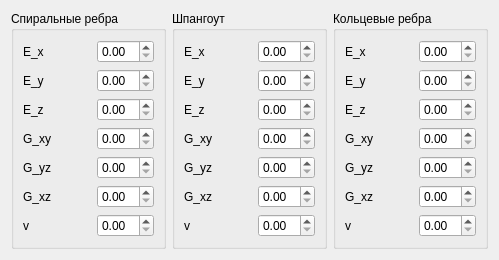
      <widget class="SubWindowBase" name="subWindow_physical_mechanical_parameters">
       <property name="minimumSize">
        <size>
         <width>450</width>
         <height>0</height>
        </size>
       </property>
       <property name="windowTitle">
        <string>Физико-механические характеристики</string>
       </property>
       <layout class="QHBoxLayout" name="horizontalLayout_6">
        <item>
         <widget class="QGroupBox" name="groupBox_7">
          <property name="sizePolicy">
           <sizepolicy hsizetype="Expanding" vsizetype="Expanding">
            <horstretch>0</horstretch>
            <verstretch>0</verstretch>
           </sizepolicy>
          </property>
          <property name="minimumSize">
           <size>
            <width>0</width>
            <height>0</height>
           </size>
          </property>
          <property name="title">
           <string>Спиральные ребра</string>
          </property>
          <layout class="QVBoxLayout" name="verticalLayout_12">
           <item>
            <layout class="QVBoxLayout" name="verticalLayout_5">
             <item>
              <layout class="QHBoxLayout" name="horizontalLayout_13">
               <item>
                <widget class="QLabel" name="label_E_x_spiral">
                 <property name="text">
                  <string>E_x</string>
                 </property>
                </widget>
               </item>
               <item>
                <spacer name="horizontalSpacer_13">
                 <property name="orientation">
                  <enum>Qt::Orientation::Horizontal</enum>
                 </property>
                 <property name="sizeType">
                  <enum>QSizePolicy::Policy::Expanding</enum>
                 </property>
                 <property name="sizeHint" stdset="0">
                  <size>
                   <width>40</width>
                   <height>20</height>
                  </size>
                 </property>
                </spacer>
               </item>
               <item>
                <widget class="QDoubleSpinBox" name="doubleSpinBox_input_E_x_spiral"/>
               </item>
              </layout>
             </item>
             <item>
              <layout class="QHBoxLayout" name="horizontalLayout_14">
               <item>
                <widget class="QLabel" name="label_E_y_spiral">
                 <property name="text">
                  <string>E_y</string>
                 </property>
                </widget>
               </item>
               <item>
                <spacer name="horizontalSpacer_14">
                 <property name="orientation">
                  <enum>Qt::Orientation::Horizontal</enum>
                 </property>
                 <property name="sizeType">
                  <enum>QSizePolicy::Policy::Expanding</enum>
                 </property>
                 <property name="sizeHint" stdset="0">
                  <size>
                   <width>40</width>
                   <height>20</height>
                  </size>
                 </property>
                </spacer>
               </item>
               <item>
                <widget class="QDoubleSpinBox" name="doubleSpinBox_input_E_y_spiral"/>
               </item>
              </layout>
             </item>
             <item>
              <layout class="QHBoxLayout" name="horizontalLayout_15">
               <item>
                <widget class="QLabel" name="label_E_z_spiral">
                 <property name="text">
                  <string>E_z</string>
                 </property>
                </widget>
               </item>
               <item>
                <spacer name="horizontalSpacer_15">
                 <property name="orientation">
                  <enum>Qt::Orientation::Horizontal</enum>
                 </property>
                 <property name="sizeType">
                  <enum>QSizePolicy::Policy::Expanding</enum>
                 </property>
                 <property name="sizeHint" stdset="0">
                  <size>
                   <width>40</width>
                   <height>20</height>
                  </size>
                 </property>
                </spacer>
               </item>
               <item>
                <widget class="QDoubleSpinBox" name="doubleSpinBox_input_E_z_spiral"/>
               </item>
              </layout>
             </item>
             <item>
              <layout class="QHBoxLayout" name="horizontalLayout_16">
               <item>
                <widget class="QLabel" name="label_G_xy_spiral">
                 <property name="text">
                  <string>G_xy</string>
                 </property>
                </widget>
               </item>
               <item>
                <spacer name="horizontalSpacer_16">
                 <property name="orientation">
                  <enum>Qt::Orientation::Horizontal</enum>
                 </property>
                 <property name="sizeType">
                  <enum>QSizePolicy::Policy::Expanding</enum>
                 </property>
                 <property name="sizeHint" stdset="0">
                  <size>
                   <width>40</width>
                   <height>20</height>
                  </size>
                 </property>
                </spacer>
               </item>
               <item>
                <widget class="QDoubleSpinBox" name="doubleSpinBox_input_G_xy_spiral">
                 <property name="sizePolicy">
                  <sizepolicy hsizetype="Minimum" vsizetype="Fixed">
                   <horstretch>0</horstretch>
                   <verstretch>0</verstretch>
                  </sizepolicy>
                 </property>
                </widget>
               </item>
              </layout>
             </item>
             <item>
              <layout class="QHBoxLayout" name="horizontalLayout_17">
               <item>
                <widget class="QLabel" name="label_G_yz_spiral">
                 <property name="text">
                  <string>G_yz</string>
                 </property>
                </widget>
               </item>
               <item>
                <spacer name="horizontalSpacer_17">
                 <property name="orientation">
                  <enum>Qt::Orientation::Horizontal</enum>
                 </property>
                 <property name="sizeType">
                  <enum>QSizePolicy::Policy::Expanding</enum>
                 </property>
                 <property name="sizeHint" stdset="0">
                  <size>
                   <width>40</width>
                   <height>20</height>
                  </size>
                 </property>
                </spacer>
               </item>
               <item>
                <widget class="QDoubleSpinBox" name="doubleSpinBox_input_G_yz_spiral"/>
               </item>
              </layout>
             </item>
             <item>
              <layout class="QHBoxLayout" name="horizontalLayout_18">
               <item>
                <widget class="QLabel" name="label_G_xz_spiral">
                 <property name="text">
                  <string>G_xz</string>
                 </property>
                </widget>
               </item>
               <item>
                <spacer name="horizontalSpacer_18">
                 <property name="orientation">
                  <enum>Qt::Orientation::Horizontal</enum>
                 </property>
                 <property name="sizeType">
                  <enum>QSizePolicy::Policy::Expanding</enum>
                 </property>
                 <property name="sizeHint" stdset="0">
                  <size>
                   <width>40</width>
                   <height>20</height>
                  </size>
                 </property>
                </spacer>
               </item>
               <item>
                <widget class="QDoubleSpinBox" name="doubleSpinBox_input_G_xz_spiral"/>
               </item>
              </layout>
             </item>
             <item>
              <layout class="QHBoxLayout" name="horizontalLayout_19">
               <item>
                <widget class="QLabel" name="label_v_spiral">
                 <property name="text">
                  <string>v</string>
                 </property>
                </widget>
               </item>
               <item>
                <spacer name="horizontalSpacer_19">
                 <property name="orientation">
                  <enum>Qt::Orientation::Horizontal</enum>
                 </property>
                 <property name="sizeType">
                  <enum>QSizePolicy::Policy::Expanding</enum>
                 </property>
                 <property name="sizeHint" stdset="0">
                  <size>
                   <width>40</width>
                   <height>20</height>
                  </size>
                 </property>
                </spacer>
               </item>
               <item>
                <widget class="QDoubleSpinBox" name="doubleSpinBox_input_v_spiral"/>
               </item>
              </layout>
             </item>
            </layout>
           </item>
          </layout>
         </widget>
        </item>
        <item>
         <widget class="QGroupBox" name="groupBox_9">
          <property name="sizePolicy">
           <sizepolicy hsizetype="Expanding" vsizetype="Preferred">
            <horstretch>0</horstretch>
            <verstretch>0</verstretch>
           </sizepolicy>
          </property>
          <property name="title">
           <string>Шпангоут</string>
          </property>
          <layout class="QVBoxLayout" name="verticalLayout_13">
           <item>
            <layout class="QVBoxLayout" name="verticalLayout_3">
             <item>
              <layout class="QHBoxLayout" name="horizontalLayout_27">
               <item>
                <widget class="QLabel" name="label_E_x_shp">
                 <property name="text">
                  <string>E_x</string>
                 </property>
                </widget>
               </item>
               <item>
                <spacer name="horizontalSpacer_27">
                 <property name="orientation">
                  <enum>Qt::Orientation::Horizontal</enum>
                 </property>
                 <property name="sizeHint" stdset="0">
                  <size>
                   <width>40</width>
                   <height>20</height>
                  </size>
                 </property>
                </spacer>
               </item>
               <item>
                <widget class="QDoubleSpinBox" name="doubleSpinBox_input_E_x_shp"/>
               </item>
              </layout>
             </item>
             <item>
              <layout class="QHBoxLayout" name="horizontalLayout_28">
               <item>
                <widget class="QLabel" name="label_E_y_shp">
                 <property name="text">
                  <string>E_y</string>
                 </property>
                </widget>
               </item>
               <item>
                <spacer name="horizontalSpacer_28">
                 <property name="orientation">
                  <enum>Qt::Orientation::Horizontal</enum>
                 </property>
                 <property name="sizeHint" stdset="0">
                  <size>
                   <width>40</width>
                   <height>20</height>
                  </size>
                 </property>
                </spacer>
               </item>
               <item>
                <widget class="QDoubleSpinBox" name="doubleSpinBox_input_E_y_shp"/>
               </item>
              </layout>
             </item>
             <item>
              <layout class="QHBoxLayout" name="horizontalLayout_29">
               <item>
                <widget class="QLabel" name="label_E_z_shp">
                 <property name="text">
                  <string>E_z</string>
                 </property>
                </widget>
               </item>
               <item>
                <spacer name="horizontalSpacer_29">
                 <property name="orientation">
                  <enum>Qt::Orientation::Horizontal</enum>
                 </property>
                 <property name="sizeHint" stdset="0">
                  <size>
                   <width>40</width>
                   <height>20</height>
                  </size>
                 </property>
                </spacer>
               </item>
               <item>
                <widget class="QDoubleSpinBox" name="doubleSpinBox_input_E_z_shp"/>
               </item>
              </layout>
             </item>
             <item>
              <layout class="QHBoxLayout" name="horizontalLayout_30">
               <item>
                <widget class="QLabel" name="label_G_xy_shp">
                 <property name="text">
                  <string>G_xy</string>
                 </property>
                </widget>
               </item>
               <item>
                <spacer name="horizontalSpacer_30">
                 <property name="orientation">
                  <enum>Qt::Orientation::Horizontal</enum>
                 </property>
                 <property name="sizeHint" stdset="0">
                  <size>
                   <width>40</width>
                   <height>20</height>
                  </size>
                 </property>
                </spacer>
               </item>
               <item>
                <widget class="QDoubleSpinBox" name="doubleSpinBox_input_G_xy_shp"/>
               </item>
              </layout>
             </item>
             <item>
              <layout class="QHBoxLayout" name="horizontalLayout_31">
               <item>
                <widget class="QLabel" name="label_G_yz_shp">
                 <property name="text">
                  <string>G_yz</string>
                 </property>
                </widget>
               </item>
               <item>
                <spacer name="horizontalSpacer_31">
                 <property name="orientation">
                  <enum>Qt::Orientation::Horizontal</enum>
                 </property>
                 <property name="sizeHint" stdset="0">
                  <size>
                   <width>40</width>
                   <height>20</height>
                  </size>
                 </property>
                </spacer>
               </item>
               <item>
                <widget class="QDoubleSpinBox" name="doubleSpinBox_input_G_yz_shp"/>
               </item>
              </layout>
             </item>
             <item>
              <layout class="QHBoxLayout" name="horizontalLayout_32">
               <item>
                <widget class="QLabel" name="label_G_xz_shp">
                 <property name="text">
                  <string>G_xz</string>
                 </property>
                </widget>
               </item>
               <item>
                <spacer name="horizontalSpacer_33">
                 <property name="orientation">
                  <enum>Qt::Orientation::Horizontal</enum>
                 </property>
                 <property name="sizeHint" stdset="0">
                  <size>
                   <width>40</width>
                   <height>20</height>
                  </size>
                 </property>
                </spacer>
               </item>
               <item>
                <widget class="QDoubleSpinBox" name="doubleSpinBox_input_G_xz_shp"/>
               </item>
              </layout>
             </item>
             <item>
              <layout class="QHBoxLayout" name="horizontalLayout_33">
               <item>
                <widget class="QLabel" name="label_v_shp">
                 <property name="text">
                  <string>v</string>
                 </property>
                </widget>
               </item>
               <item>
                <spacer name="horizontalSpacer_32">
                 <property name="orientation">
                  <enum>Qt::Orientation::Horizontal</enum>
                 </property>
                 <property name="sizeHint" stdset="0">
                  <size>
                   <width>40</width>
                   <height>20</height>
                  </size>
                 </property>
                </spacer>
               </item>
               <item>
                <widget class="QDoubleSpinBox" name="doubleSpinBox_input_v_shp"/>
               </item>
              </layout>
             </item>
            </layout>
           </item>
          </layout>
         </widget>
        </item>
        <item>
         <widget class="QGroupBox" name="groupBox_8">
          <property name="sizePolicy">
           <sizepolicy hsizetype="Expanding" vsizetype="Preferred">
            <horstretch>0</horstretch>
            <verstretch>0</verstretch>
           </sizepolicy>
          </property>
          <property name="title">
           <string>Кольцевые ребра</string>
          </property>
          <layout class="QVBoxLayout" name="verticalLayout_16">
           <item>
            <layout class="QVBoxLayout" name="verticalLayout_4">
             <item>
              <layout class="QHBoxLayout" name="horizontalLayout_20">
               <item>
                <widget class="QLabel" name="label_E_x_ring">
                 <property name="text">
                  <string>E_x</string>
                 </property>
                </widget>
               </item>
               <item>
                <spacer name="horizontalSpacer_20">
                 <property name="orientation">
                  <enum>Qt::Orientation::Horizontal</enum>
                 </property>
                 <property name="sizeHint" stdset="0">
                  <size>
                   <width>40</width>
                   <height>20</height>
                  </size>
                 </property>
                </spacer>
               </item>
               <item>
                <widget class="QDoubleSpinBox" name="doubleSpinBox_input_E_x_ring"/>
               </item>
              </layout>
             </item>
             <item>
              <layout class="QHBoxLayout" name="horizontalLayout_21">
               <item>
                <widget class="QLabel" name="label_E_y_ring">
                 <property name="text">
                  <string>E_y</string>
                 </property>
                </widget>
               </item>
               <item>
                <spacer name="horizontalSpacer_21">
                 <property name="orientation">
                  <enum>Qt::Orientation::Horizontal</enum>
                 </property>
                 <property name="sizeHint" stdset="0">
                  <size>
                   <width>40</width>
                   <height>20</height>
                  </size>
                 </property>
                </spacer>
               </item>
               <item>
                <widget class="QDoubleSpinBox" name="doubleSpinBox_input_E_y_ring"/>
               </item>
              </layout>
             </item>
             <item>
              <layout class="QHBoxLayout" name="horizontalLayout_22">
               <item>
                <widget class="QLabel" name="label_E_z_ring">
                 <property name="text">
                  <string>E_z</string>
                 </property>
                </widget>
               </item>
               <item>
                <spacer name="horizontalSpacer_22">
                 <property name="orientation">
                  <enum>Qt::Orientation::Horizontal</enum>
                 </property>
                 <property name="sizeHint" stdset="0">
                  <size>
                   <width>40</width>
                   <height>20</height>
                  </size>
                 </property>
                </spacer>
               </item>
               <item>
                <widget class="QDoubleSpinBox" name="doubleSpinBox_input_E_z_ring"/>
               </item>
              </layout>
             </item>
             <item>
              <layout class="QHBoxLayout" name="horizontalLayout_23">
               <item>
                <widget class="QLabel" name="label_G_xy_ring">
                 <property name="text">
                  <string>G_xy</string>
                 </property>
                </widget>
               </item>
               <item>
                <spacer name="horizontalSpacer_23">
                 <property name="orientation">
                  <enum>Qt::Orientation::Horizontal</enum>
                 </property>
                 <property name="sizeHint" stdset="0">
                  <size>
                   <width>40</width>
                   <height>20</height>
                  </size>
                 </property>
                </spacer>
               </item>
               <item>
                <widget class="QDoubleSpinBox" name="doubleSpinBox_input_G_xy_ring"/>
               </item>
              </layout>
             </item>
             <item>
              <layout class="QHBoxLayout" name="horizontalLayout_24">
               <item>
                <widget class="QLabel" name="label_G_yz_ring">
                 <property name="text">
                  <string>G_yz</string>
                 </property>
                </widget>
               </item>
               <item>
                <spacer name="horizontalSpacer_24">
                 <property name="orientation">
                  <enum>Qt::Orientation::Horizontal</enum>
                 </property>
                 <property name="sizeHint" stdset="0">
                  <size>
                   <width>40</width>
                   <height>20</height>
                  </size>
                 </property>
                </spacer>
               </item>
               <item>
                <widget class="QDoubleSpinBox" name="doubleSpinBox_input_G_yz_ring"/>
               </item>
              </layout>
             </item>
             <item>
              <layout class="QHBoxLayout" name="horizontalLayout_25">
               <item>
                <widget class="QLabel" name="label_G_xz_ring">
                 <property name="text">
                  <string>G_xz</string>
                 </property>
                </widget>
               </item>
               <item>
                <spacer name="horizontalSpacer_25">
                 <property name="orientation">
                  <enum>Qt::Orientation::Horizontal</enum>
                 </property>
                 <property name="sizeHint" stdset="0">
                  <size>
                   <width>40</width>
                   <height>20</height>
                  </size>
                 </property>
                </spacer>
               </item>
               <item>
                <widget class="QDoubleSpinBox" name="doubleSpinBox_input_G_xz_ring"/>
               </item>
              </layout>
             </item>
             <item>
              <layout class="QHBoxLayout" name="horizontalLayout_26">
               <item>
                <widget class="QLabel" name="label_v_ring">
                 <property name="text">
                  <string>v</string>
                 </property>
                </widget>
               </item>
               <item>
                <spacer name="horizontalSpacer_26">
                 <property name="orientation">
                  <enum>Qt::Orientation::Horizontal</enum>
                 </property>
                 <property name="sizeHint" stdset="0">
                  <size>
                   <width>40</width>
                   <height>20</height>
                  </size>
                 </property>
                </spacer>
               </item>
               <item>
                <widget class="QDoubleSpinBox" name="doubleSpinBox_input_v_ring"/>
               </item>
              </layout>
             </item>
            </layout>
           </item>
          </layout>
         </widget>
        </item>
       </layout>
      </widget>
